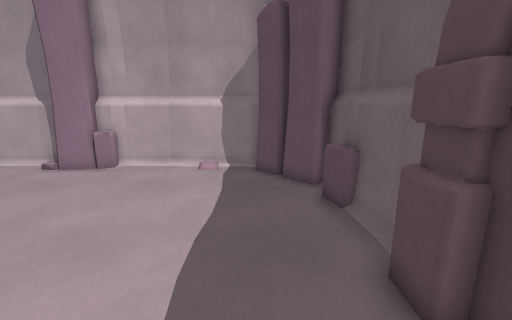
view 1 (above)

12 first-person views from a walk through a Godot game level. The camera is 1.4 m above the floor, tilts 12° down and sees 90° across. The floor is counted in squares, 0.5 m on a side. Each view is taken from the middle of a square. On the plan, view 1 faces up. The plan holds only what a view shows up to about 19 squares ahead; the rest is blank.

view 2
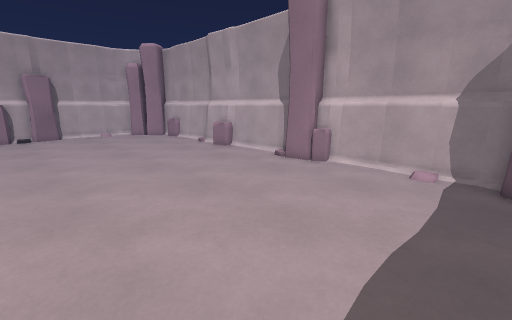

view 3
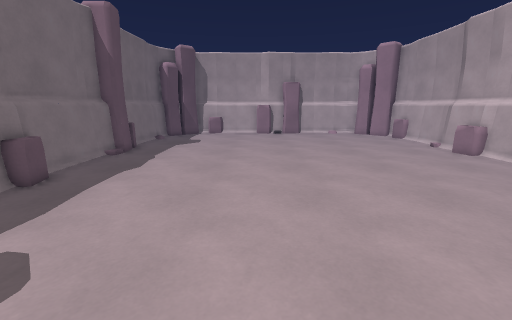

view 4
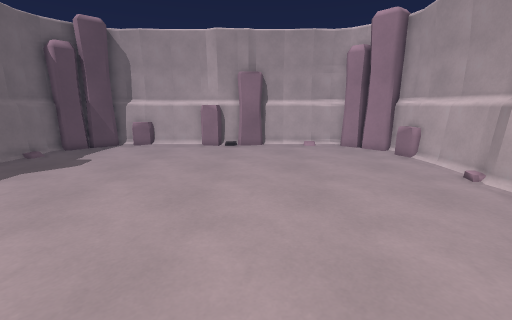

view 5
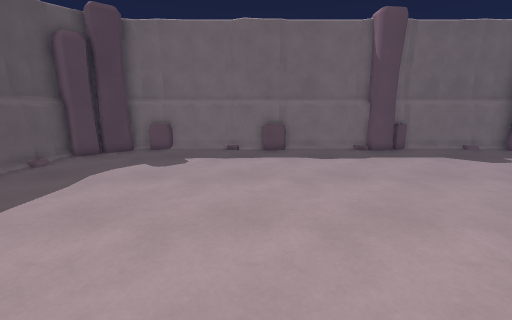

view 6
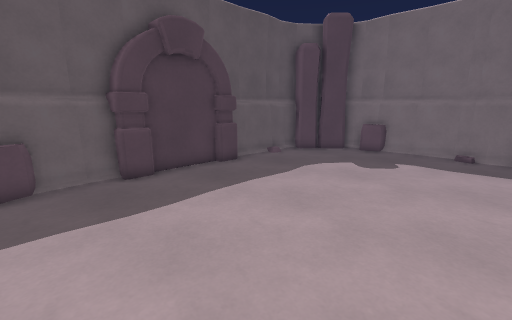

view 7
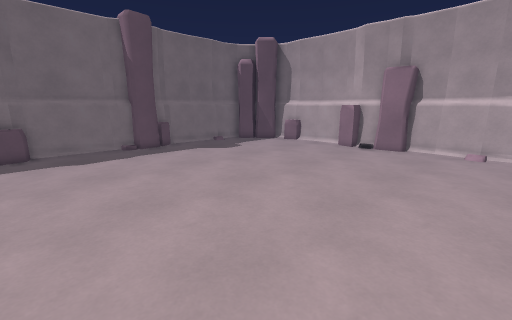

view 8
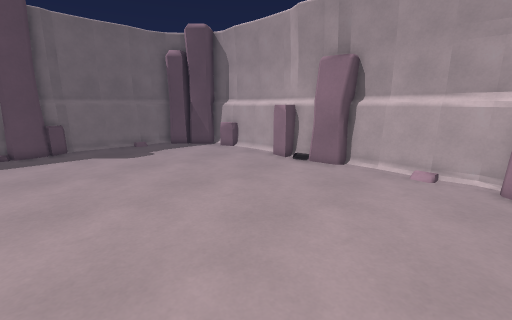

view 9
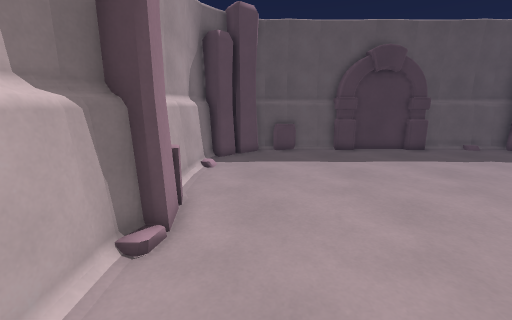

view 10
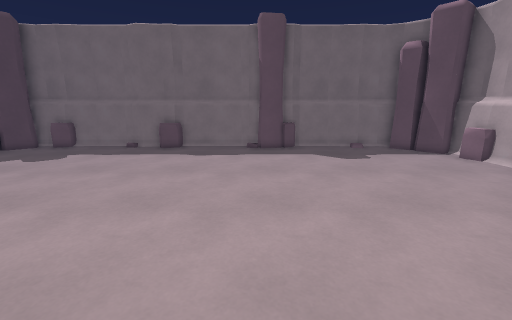

view 11
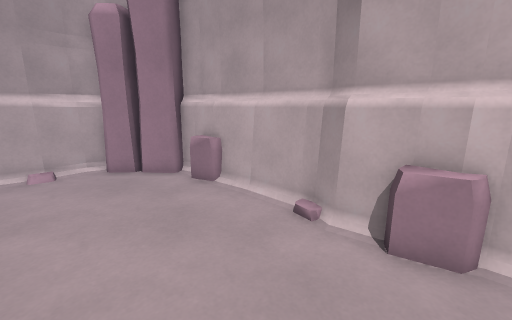

view 12
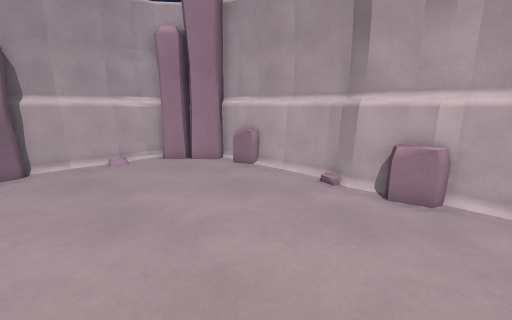

### Floor plan
Key: @ floor where view 1 was taken; # wall or solid block; . floor; = window, fence, low wall or low ledge.
Columns run from 27 left of view 1 to 3 right of it. Each row starts with its distance up from view 1.
 12   ###########################
 11  ###==....====....###......##
 10 ###.........................###
  9 ##...........................##
  8 #............................=#
  7 #............................=#
  6 #.............................#
  5 #.............................#
  4 #............................##
  3 ##...........................##
  2 ##...........................#
  1  #...........................#
  0 ##.........................@.#
 -1 ##...........................##
 -2 #............................##
 -3 #.............................#
 -4 #.............................#
 -5 #=............................#
 -6 #=............................#
 -7 ##...........................##
 -8  ##.........................###
 -9  ###......###....====....==###
-10   ##########################

Positions as (right, up) in squares from view 1, and headings:
1: (0, 0), facing up
2: (0, 0), facing up-left
3: (0, -1), facing left
4: (-8, 3), facing left
5: (-8, 7), facing down
6: (-8, 7), facing down-right
7: (-9, 8), facing down-left
8: (-15, 9), facing down-left
9: (-14, 9), facing right
10: (-15, 8), facing down
11: (-14, 6), facing up-left
12: (-13, 3), facing up-left
